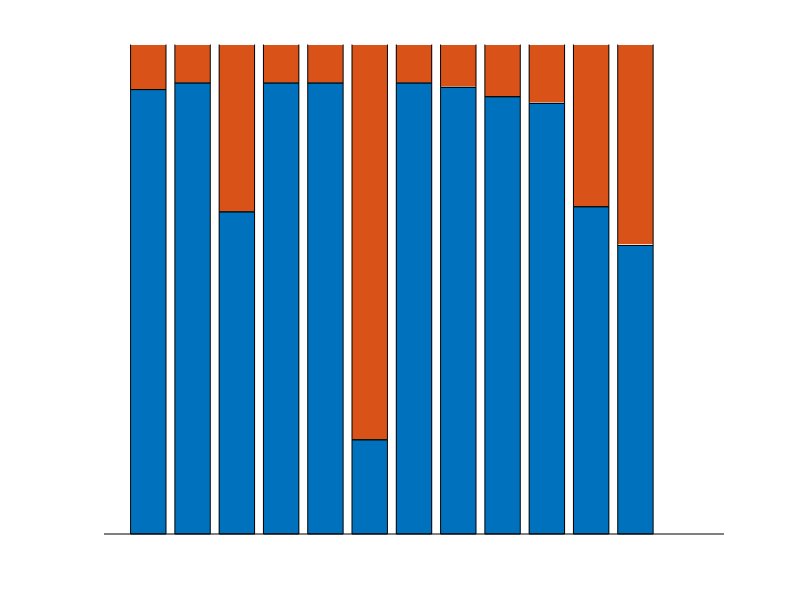

The MATLAB source for this figure:
%script to check that the Monte Carlo sims also satisfy the constraints
%contains plots to show g valus & percentage each constraint narrows to,
%set the value in tot_gs below 

load dBothSpEv_st
tot_gs=20^4; %!!!! only count amongst 'valid' models where method converges !!!!
len_g=length(gEO); %assume same length

load dcfMcAn_Sp

%Spontaneous state: calc the mean statistics (across 3) from Monte Carlo sims
mc_pc_frSpon=mean(Mc_mn_F_vec(:,4:6),2);
mc_ob_frSpon=mean(Mc_mn_F_vec(:,1:3),2);
mc_pc_fanoSpon=mean(Mc_vr_F_vec(:,4:6)./Mc_mn_F_vec(:,4:6),2);
mc_ob_fanoSpon=mean(Mc_vr_F_vec(:,1:3)./Mc_mn_F_vec(:,1:3),2);
mc_pc_VrSpon=mean(Mc_vr_F_vec(:,4:6),2);
mc_ob_VrSpon=mean(Mc_vr_F_vec(:,1:3),2);
mcCorr_pc_Spon=mean(Mc_CorrRt_pc_vec,2);
mcCorr_ob_Spon=mean(Mc_CorrRt_ob_vec,2);

%--- Constraint: nu PC < nu OB in Spont  ------
constrMCsp_nu_pcVob = (mc_pc_frSpon < mc_ob_frSpon)==1;

%--- Constraint: FF of PC > OB in Spont  ------
constrMCsp_fano_pcVob = (mc_pc_fanoSpon > mc_ob_fanoSpon)==1; 

%--- Constraint: Correl of PC > OB in Spont  ------
constrMCsp_corr_pcVob = (mcCorr_pc_Spon > mcCorr_ob_Spon)==1;


% now for the Evoked state
load dcfMcAn_Ev


%repeat for Evoked: calc the mean statistics (across 3) from Monte Carlo sims
mc_pc_frEvk=mean(Mc_mn_F_vec(:,4:6),2);
mc_ob_frEvk=mean(Mc_mn_F_vec(:,1:3),2);
mc_pc_VrEvk=mean(Mc_vr_F_vec(:,4:6),2);
mc_ob_VrEvk=mean(Mc_vr_F_vec(:,1:3),2);
mcCov_pc_Evk=mean(Mc_covRt_pc_vec,2);
mcCov_ob_Evk=mean(Mc_covRt_ob_vec,2);
mcCorr_pc_Evk=mean(Mc_CorrRt_pc_vec,2);
mcCorr_ob_Evk=mean(Mc_CorrRt_ob_vec,2);
mc_pc_fanoEvk=mean(Mc_vr_F_vec(:,4:6)./Mc_mn_F_vec(:,4:6),2);%needed for checking state-change

%--- Constraint: nu PC < nu OB in Evoked  ------
constrMCev_nu_pcVob = (mc_pc_frEvk < mc_ob_frEvk)==1;

%--- Constraint: Cov of PC < OB in Evoked  ------
constrMCev_Cov_pcVob = (mcCov_pc_Evk < mcCov_ob_Evk)==1; 

%--- Constraint: Var of PC < OB in Evoked  ------
constrMCev_Vr_pcVob = (mc_pc_VrEvk < mc_ob_VrEvk)==1; 

%--- Constraint: Correl of PC < OB in Evoked  ------
constrMCev_corr_pcVob = (mcCorr_pc_Evk < mcCorr_ob_Evk)==1;

% now for change in BOTH states
%--- Constraint within OB: nu_ev>nu_sp  ------
BconsMC_nu_ob = (mc_ob_frEvk > mc_ob_frSpon)==1;
%--- Constraint within PC: nu_ev>nu_sp  ------
BconsMC_nu_pc = (mc_pc_frEvk > mc_pc_frSpon)==1;
%--- Constraint within PC: rho_ev<rho_sp  ------
BconsMC_rho_pc = (mcCorr_pc_Evk < mcCorr_pc_Spon)==1;
%--- Constraint within OB: Var_ev>Var_sp  ------
BconsMC_Vr_ob = (mc_ob_VrEvk > mc_ob_VrSpon)==1;
%--- Constraint within PC: fano_ev<fano_sp  ------
BconsMC_fano_pc = (mc_pc_fanoEvk < mc_pc_fanoSpon)==1;

%collapse all 4 firing rate constraints to 1
se_mean=(constrMCev_nu_pcVob.*constrMCsp_nu_pcVob.*BconsMC_nu_ob.*BconsMC_nu_pc)==1;

Final_Parms=constrMCsp_nu_pcVob.*constrMCsp_fano_pcVob.*constrMCsp_corr_pcVob.*constrMCev_nu_pcVob...
    .*constrMCev_Cov_pcVob.*constrMCev_Vr_pcVob.*constrMCev_corr_pcVob.*BconsMC_nu_ob.*BconsMC_nu_pc...
    .*BconsMC_rho_pc.*BconsMC_Vr_ob.*BconsMC_fano_pc;


indc_An=find(finPrm); %if only want to use WC reduct

% IF you want to look at those parameter sets that satisfy Monte Carlo as well
indc_gdPm=find(Final_Parms);

indc_badParm=ones(len_g^4,1);

% IF only analytic
len_p = length(indc_An);


gValid_ip=zeros(len_p,1);
gValid_io=zeros(len_p,1);
gValid_ep=zeros(len_p,1);
gValid_eo=zeros(len_p,1);

for j=1:len_p
    
    %Dim: (1,gIP) (2,gIO) (3,gEP) (4,gEO)
    
    % ONLY analytic
    indc_badParm(indc_An(j))=0;
    [ind_ip, ind_io, ind_ep, ind_eo]=ind2sub([len_g len_g len_g len_g],indc_An(j));
    
    %Analytic AND MC
    %indc_badParm(indc_An(indc_gdPm(j)))=0;
    %[ind_ip, ind_io, ind_ep, ind_eo]=ind2sub([len_g len_g len_g len_g],indc_An(indc_gdPm(j)));
    
    gValid_ip(j)=gIP(ind_ip);
    gValid_io(j)=gIO(ind_io);
    gValid_ep(j)=gEP(ind_ep);
    gValid_eo(j)=gEO(ind_eo);
end



% -- check structure for ---
Gv_mat=[gValid_ip gValid_io gValid_ep gValid_eo];

[Um,Sgv,Vm]=svd(Gv_mat,0);

%SVD: subtract mean off first
meanGv = mean(Gv_mat);
[Um2,Sgv2,Vm2]=svd(Gv_mat-repmat(meanGv,length(Gv_mat),1),0);
S_re2=Sgv2;
S_re2(2,2)=0; 
S_re2(3,3)=0;
S_re2(4,4)=0;
Gred_an2=Um2*S_re2*Vm2' + repmat(meanGv,length(Gv_mat),1);


disp(['mean gIP = ',num2str(meanGv(1))])
disp(['mean gIO = ',num2str(meanGv(2))])
disp(['mean gEP = ',num2str(meanGv(3))])
disp(['mean gEO = ',num2str(meanGv(4))])

disp(['EigVec Largest SV = ',num2str(Vm2(:,1)')])

disp(['EigVec 2nd Largest SV = ',num2str(Vm2(:,2)')])

disp(['Perc of var SVD = ',num2str((Sgv(1)+Sgv(2,2))/sum(diag(Sgv)))])

save dBothSt_MC Final_Parms

%bar plots to show percentage of parms satisfy constraints
%se_mean: OB>PC rate and Ev>Spont (combine 4)
%constrMCsp_fano_pcVob: FF of PC>OB in spon; constrMCsp_corr_pcVob:spt PC Corr > OB
%constrMCev_Cov_pcVob: Ev cov PC<OB; constrMCev_Vr_pcVob: Ev var PC<OB
%constrMCev_corr_pcVob: Ev corr PC<OB; BconsMC_Vr_ob: OB-var-Ev>Sp
%BconsMC_fano_pc=PC-fano-Ev<Sp; BconsMC_rho_pc: PC-corr-Ev<Sp
% dat_bar_Const=(sum([se_mean constrMCsp_fano_pcVob constrMCsp_corr_pcVob constrMCev_Cov_pcVob constrMCev_Vr_pcVob ...
%     constrMCev_corr_pcVob BconsMC_Vr_ob BconsMC_fano_pc BconsMC_rho_pc])./tot_gs)';
dat_bar_Const=(sum([constrMCsp_nu_pcVob constrMCev_nu_pcVob BconsMC_nu_pc BconsMC_nu_ob constrMCsp_fano_pcVob constrMCsp_corr_pcVob constrMCev_Cov_pcVob constrMCev_Vr_pcVob ...
     constrMCev_corr_pcVob BconsMC_Vr_ob BconsMC_fano_pc BconsMC_rho_pc])./tot_gs)';
dat_bar_Const=[dat_bar_Const 1-dat_bar_Const];
figure
hold on
bar(dat_bar_Const,'stacked')
set(gca,'FontSize',18)
set(gca,'YLim',[0 .012])
axis off